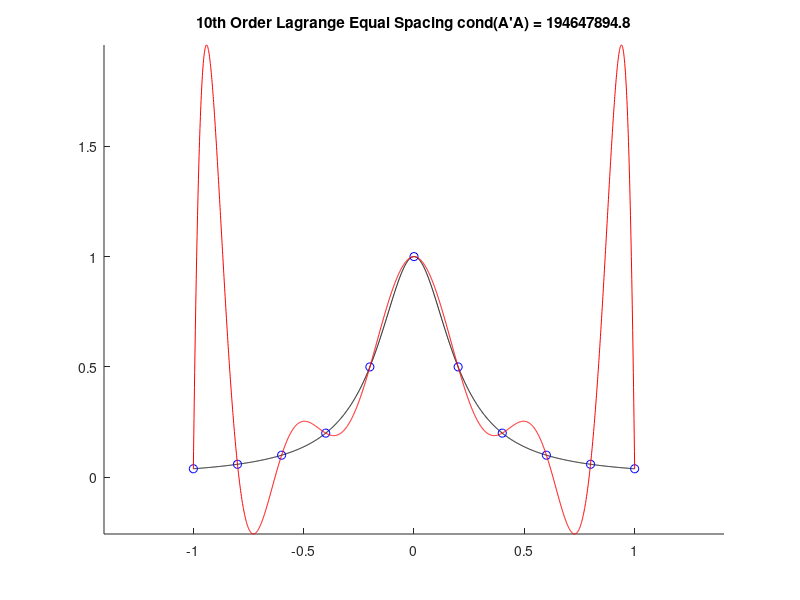
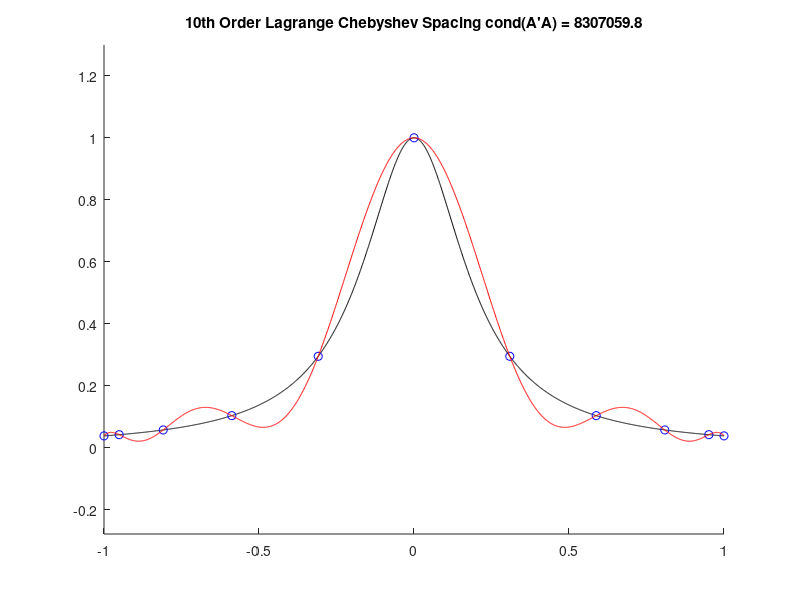

MATLAB code for these plots, in order: (Note: this script raises an error after producing the figures.)
%
% Illustrates polynomial fits to the Runge example (or half of an
% ellipse) through Lagrange polynomials with equal and Chebychev node
% spacing.  A fit using a Chebyshev polynomial is also generated, and
% the condition number of the associated information matrix for all
% fits is generated.  Barycentric Lagrange interpolation is also
% illustrated.
%
% The sample functions are are designed to be generated on a range of
% [-1, 1].  No normalization of the independent parameter
% (shifting/scaling) is performed for this example.
%
% Kurt Motekew  2025/03/15
%

%

close all;
clear;

  % Top part of an ellipse
%f = @(x) 0.5*sqrt(1 - x.*x);
  % Runge example
f = @(x) 1./(1 + 25*x.*x);

  % True function values (lots of points to capture ellipse shape
  % for when that function is chosen)
xx = [-1:.001:1]';
yy = f(xx);

%
% Lagrange polynomial
%

  % Equal spacing polynomial nodes - order will be one less than the number
  % of fit points resulting in a polynomial passing through each point
xo = [-1:.2:1]';
yo = f(xo);
  % Number of nodes and polynomial order
n = size(xo,1);
order = n-1;

  % Vandermonde Matrix using equally spaced nodes
A = zeros(n);
A(:,1) = ones(size(xo));
for ii = 2:n
  A(:,ii) = xo.*A(:,ii-1);
end
  % Information matrix - output condition with plot
  % Solve using matrix inversion for illustrative purposes
  % vs. proper matrix decomposition and backwards substitution
F = (A'*A);
p = F^-1*A'*yo;
yp = zeros(size(xx));
for ii = 1:n 
  yp = yp + p(ii)*xx.^(ii-1);
end

figure;  hold on;
plot(xx, yy, '-k');
plot(xo, yo, 'ob');
plot(xx, yp, '-r');
stitle = sprintf('%ith Order Lagrange Equal Spacing cond(A''A) = %1.1f',...
                 order, cond(F));
title(stitle);
axis equal;

%
% Lagrange polynomial with Chebyshev node spacing
%

  % Compute new fit points, but keep order and fit method the same
%kk = [1:n]';
%xo = cos(0.5*pi*(2*kk-1)/n);                % 1st kind
xo = -cos(pi*(0:order)'/order);             % 2nd kind
yo = f(xo);

  % Vandermonde Matrix using Chebyshev node spacing
A = zeros(n);
A(:,1) = ones(size(xo));
for ii = 2:n
  A(:,ii) = xo.*A(:,ii-1);
end
F = (A'*A);
p = F^-1*A'*yo;
yp = zeros(size(xx));
for ii = 1:n 
  yp = yp + p(ii)*xx.^(ii-1);
end

figure;  hold on;
plot(xx, yy, '-k');
plot(xo, yo, 'ob');
plot(xx, yp, '-r');
stitle = sprintf('%ith Order Lagrange Chebyshev Spacing cond(A''A) = %1.1f',...
                 order, cond(F));
title(stitle);
axis equal;

%
% Chebyshev polynomial.  Using Chebyshev points of the 2nd kind instead
% of the 1st kind slightly increases the cond() number of the
% information matrix.  But, the end nodes match +/-1 without numerical
% roundoff.
%

  % Chebyshev points of the 1st kind
  % Repeat for convenience of reference
%kk = [1:n]';
%xo = cos(0.5*pi*(2*kk-1)/n);                % 1st kind
xo = -cos(pi*(0:order)'/order);             % 2nd kind
yo = f(xo);
  % Fit using Chebyshev polynomials
T = zeros(n, order+1);
for ii = 1:n
  T(ii,:) = mth_tpoly(order, xo(ii));
end
F = (T'*T);
C = F^-1;
pt = C*T'*yo;
yt = zeros(size(xx));
for ii = 1:size(xx,1) 
  yt(ii) = mth_tpoly(order, xx(ii))*pt;     % Should vectorize mth_tpoly...
end

figure;  hold on;
plot(xx, yy, '-k');
plot(xo, yo, 'ob');
plot(xx, yt, '-r');
stitle = sprintf('%ith Order Chebyshev cond(T''T) = %1.1f', order, cond(F));
title(stitle);
axis equal;

%
% Barycentric interpolation
%
% From:  Jean-Paul Berrut and Lloyd N. Trefethen,
%        Barycentric Lagrange Interpolation,
%        SIAM Review Vol. 46. No. 3. pp 501-517
%        2004 Society for Industrial and Applied Mathematics
%
% Real World Implementation Notes:
%   - When computing c, instead of (-1)^jj to compute sign, implement
%     via mod 2.  The current implementation is handy with vectorization.
%   - Divide by zero logic should be expanded to handle near zero.
%     It works fine here, but for real world interpolation, we are
%     typically arbitrarily close to the first node for many problems.
%     In practice, additional logic needs to be added to map node
%     points to divide by zero locations vs. pulling true value
%     from a function that is continuous over the range of interest.
%

  % Chebyshev points of the 2nd kind
xo = -cos(pi*(0:order)'/order);
yo = f(xo);
  % [.5 ; -1 ; 1 ... 1 ; -1 .5]'
cc = [1/2 ; ones(order-1,1) ; 1/2].*(-1).^((0:order)');
numer = zeros(size(xx));
denom = zeros(size(xx));
for jj = 1:n
  xdiff = xx - xo(jj);
  temp = cc(jj)./xdiff;
  numer = numer + temp*yo(jj);
  denom = denom + temp;
  exact(xdiff == 0) = 1;                    % Don't divide by 0
end
yb = numer./denom;
  % Use node point to cover divide by 0
ii = find(exact);
yb(ii) = yy(exact(ii));

figure;  hold on;
plot(xx, yy, '-k');
plot(xo, yo, 'ob');
plot(xx, yb, '-r');
stitle = sprintf('%ith Order Barycentric', order);
title(stitle);
axis equal;

fprintf('\n');

